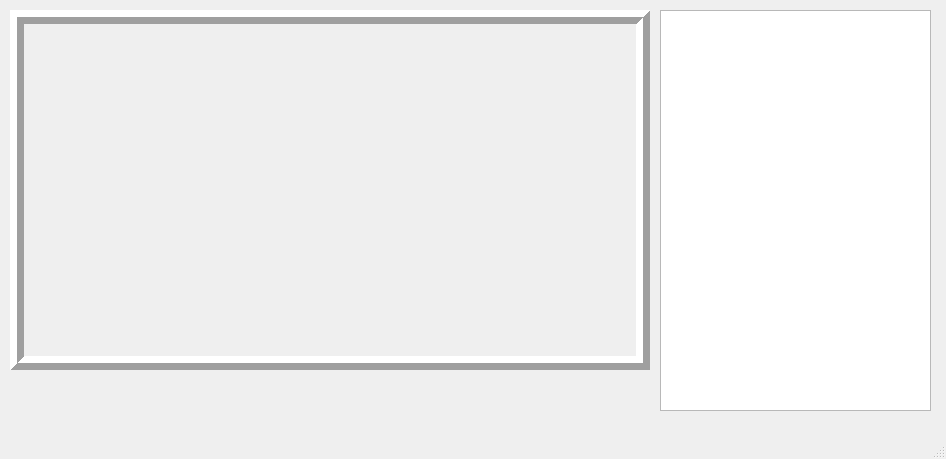
<?xml version="1.0" encoding="UTF-8"?>
<ui version="4.0">
 <class>App_WebCam</class>
 <widget class="QMainWindow" name="App_WebCam">
  <property name="geometry">
   <rect>
    <x>0</x>
    <y>0</y>
    <width>946</width>
    <height>459</height>
   </rect>
  </property>
  <property name="windowTitle">
   <string>MainWindow</string>
  </property>
  <property name="windowOpacity">
   <double>1.000000000000000</double>
  </property>
  <widget class="QWidget" name="centralwidget">
   <widget class="QLabel" name="Webcam_label">
    <property name="geometry">
     <rect>
      <x>10</x>
      <y>10</y>
      <width>640</width>
      <height>360</height>
     </rect>
    </property>
    <property name="frameShape">
     <enum>QFrame::Box</enum>
    </property>
    <property name="frameShadow">
     <enum>QFrame::Raised</enum>
    </property>
    <property name="lineWidth">
     <number>7</number>
    </property>
    <property name="text">
     <string/>
    </property>
   </widget>
   <widget class="QTextEdit" name="text_view">
    <property name="geometry">
     <rect>
      <x>660</x>
      <y>10</y>
      <width>271</width>
      <height>401</height>
     </rect>
    </property>
   </widget>
  </widget>
  <widget class="QMenuBar" name="menubar">
   <property name="geometry">
    <rect>
     <x>0</x>
     <y>0</y>
     <width>946</width>
     <height>21</height>
    </rect>
   </property>
  </widget>
  <widget class="QStatusBar" name="statusbar"/>
 </widget>
 <resources/>
 <connections/>
</ui>
